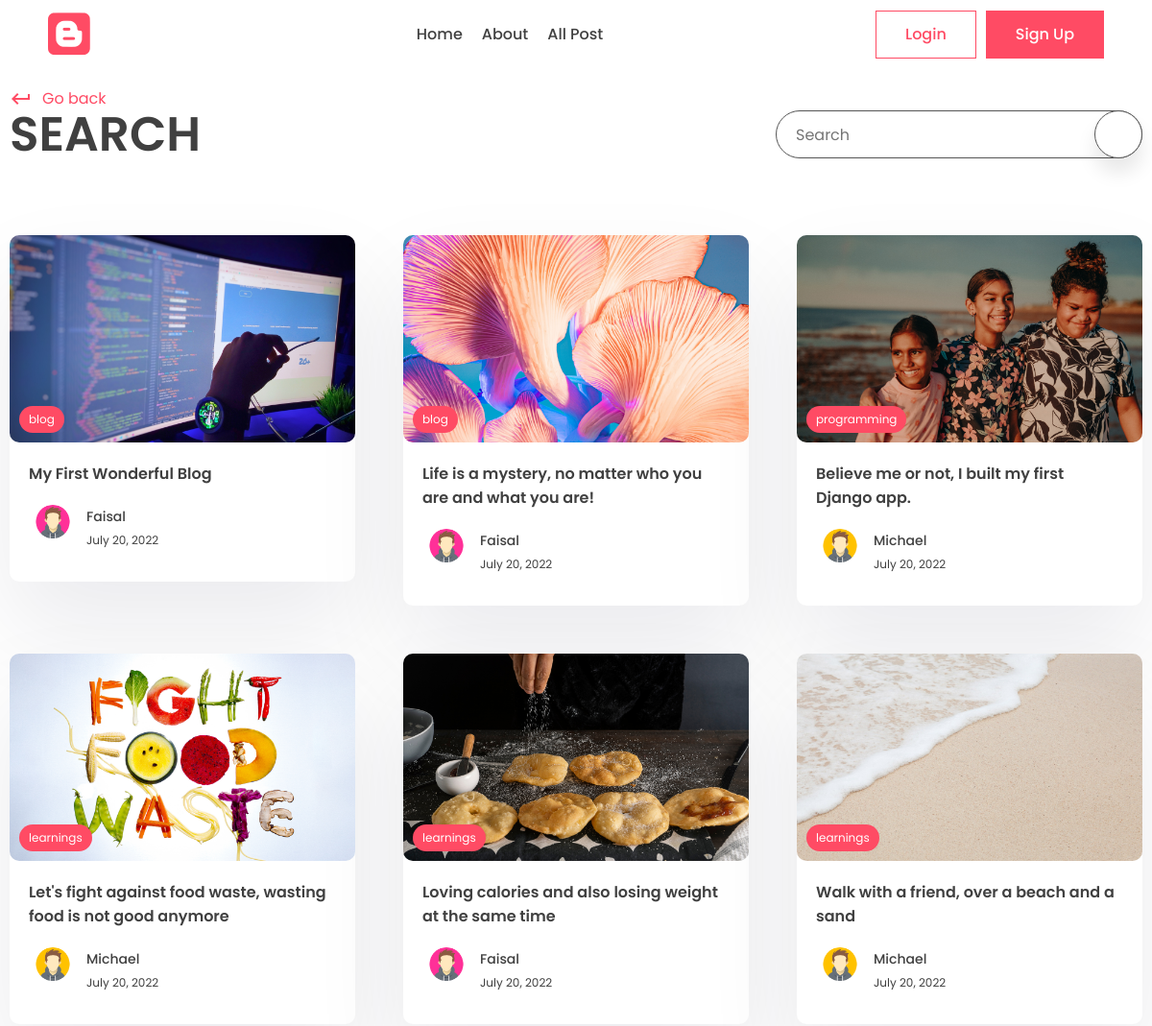
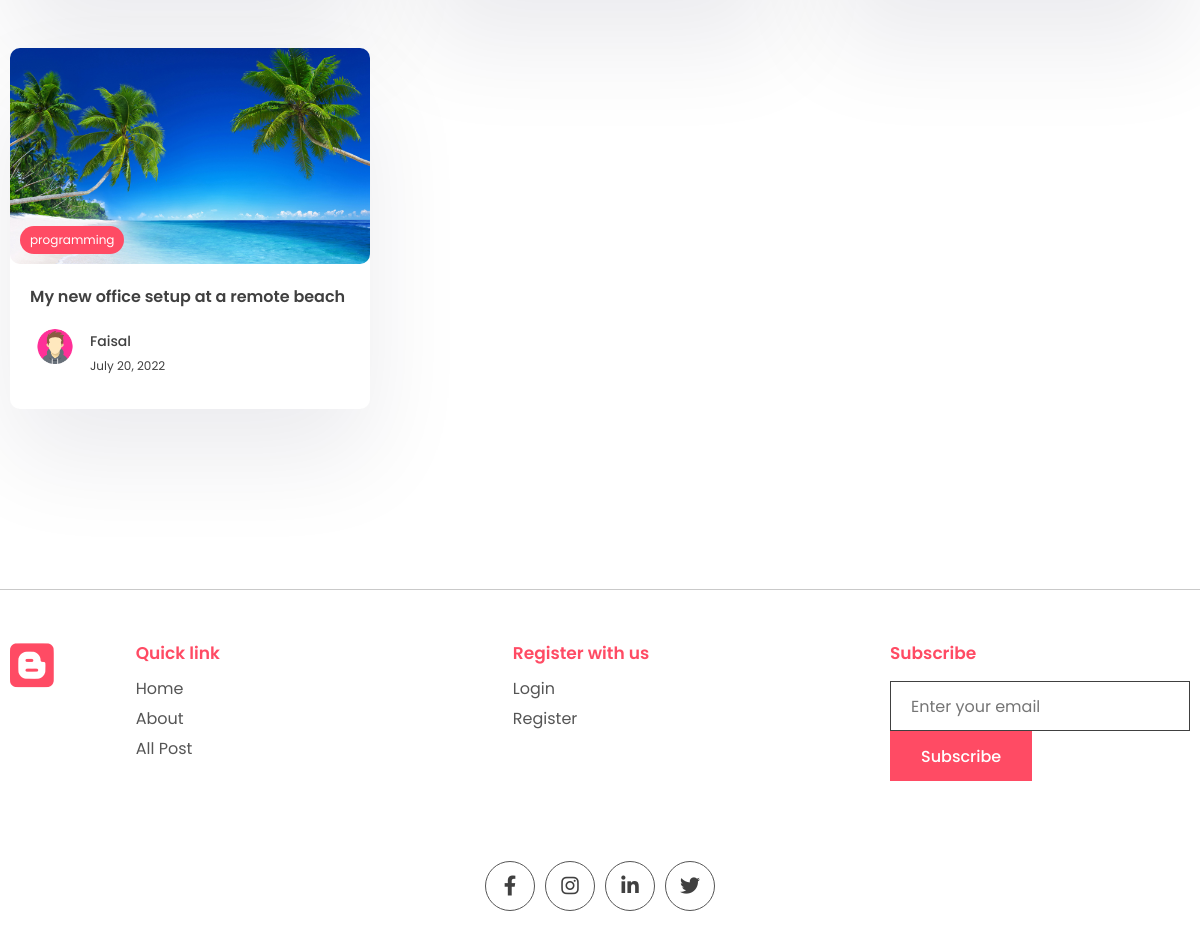
The app's page /search/ with its own data (2 pictures, top to bottom).
### blogapp/models.py (models this page shows, shortened)
class Post(models.Model):
    title=models.CharField(max_length=200)
    content = models.TextField()
    last_updated = models.DateTimeField(auto_now= True)
    slug = models.SlugField(max_length=200, unique=True)
    author = models.ForeignKey(User, on_delete= models.CASCADE)
    category = models.ForeignKey(Category, on_delete= models.CASCADE)
    tags = models.ManyToManyField(Tag, blank=True, related_name='post_tags')
    image = models.ImageField(null=True, blank=True, upload_to='images/')
    view_count = models.IntegerField(null=True, blank=True)
    likes = models.ManyToManyField(User, related_name='post_like', default=None, blank=True)
    bookmarks = models.ManyToManyField(User, related_name="bookmarks", default=None, blank=True)
    is_featured = models.BooleanField()

class Tag(models.Model):
    name = models.CharField(max_length=100)
    description = models.CharField(max_length=100)
    slug = models.SlugField(max_length=200, unique=True)

class Profile(models.Model):
    user = models.OneToOneField(User, on_delete=models.CASCADE)
    profile_image = models.ImageField()
    slug = models.SlugField(max_length=200, unique=True)

### blogapp/views.py (the view)
# urls.py: path("search/", views.search_posts, name="search"),
def search_posts(request):
    search_query = ''
    if request.GET.get('q'):
        search_query = request.GET.get('q')
    posts = Post.objects.filter(title__icontains = search_query)
    print(search_query)
    context = {'posts':posts, 'search_query':search_query, 'subscribe_form':SubscribeForm()}
    return render(request, 'blogapp/search.html', context)

### blogapp/form.py
class SubscribeForm(forms.ModelForm):
    class Meta:
        model=Subscribe
        fields = '__all__'
        labels = {'email': _('')}
    def __init__(self, *args, **kwargs):
        super(SubscribeForm, self).__init__(*args, **kwargs)
        self.fields['email'].widget.attrs['placeholder'] = 'Enter your email'

### blogapp/templates/blogapp/search.html (shortened to what this page needs)
{% extends "base.html" %}
{% block content %}
    <main>
      <div class="container">
        <div class="page-top">
          <div class="top flex">
            <div class="page-name">
              <a href="{{request.META.HTTP_REFERER}}" class="learn">
                <span class="material-icons"> keyboard_return </span> Go back
              </a>
              <h1>Search</h1>
            </div>
            <form class="search-bar s-active" method="GET">
              <input type="text" name="q" placeholder="Search" value="{{search_query}}" />
              <button type="submit" class="animated-search">
              </button>
            </form>
          </div>
        </div>
      </div>
    </main>
    <section class="sp">
      <div class="container">
        <div class="grid">
        {% for post in posts %}
          <a href="{% url 'post_page' post.slug %}">
            <div class="card">
              <div class="post-img">
                <img src="{{post.image.url}}" alt="" />
                <div class="tag">{{post.tags.all.0.name}}</div>
              </div>
              <div class="card-content">
                <h3>
                  {{post.title}}
                </h3>
                <div class="author">
                  <div class="profile-pic">
                    <img src="{{post.author.profile.profile_image.url}}" alt="" />
                  </div>
                  <div class="details">
                    <p>{{post.author.first_name}}</p>
                    <small>{{post.last_updated|date}}</small>
                  </div>
                </div>
              </div>
            </div>
          </a>
        {% endfor %}
        </div>
      </div>
    </section>
{% endblock content %}

### blogapp/static/blogapp/style.css (style rules this page uses)
* { margin: 0; padding: 0; box-sizing: border-box; text-decoration: none; border: none; outline: none; list-style: none; font-family: 'Poppins', sans-serif; color: var(--black); }
:root { --red: #FF4B64; --black: #404040; --des: #555555; --shadow: #ffffff1a 0px 1px 1px 0px inset, #32325d40 0px 50px 100px -20px, #0000004d 0px 30px 60px -30px; --shadow2: rgba(17, 12, 46, 0.084) 0px 48px 100px 0px; }
html { font-size: 62.5%; }
[class *="grid"] { display: grid; }
img { width: 100%; }
.container { max-width: 1220px; margin: auto; padding: 0 10px; }
p, a { font-size: 1.6rem; color: var(--des); }
input, textarea { font-size: 1.6rem; color: var(--black); }
.search-bar, .animated-search { width: 5rem; aspect-ratio: 1/1; border: 1px solid var(--des); border-radius: 50%; display: flex; align-items: center; justify-content: center; background: white; box-shadow: 0 15px 20px #00000018; cursor: pointer; margin-top: 10rem; z-index: 2; }
.search-bar input { display: none; }
.search-bar { box-shadow: unset; border: none; }
.search-bar .animated-search { margin-top: 0; }
.s-active { width: fit-content; border-radius: 5rem; height: 5rem; aspect-ratio: unset; position: relative; padding: 0 6rem; padding-left: 2rem; border: 1px solid var(--des); }
.s-active input { width: 30rem; font-style: 1.6rem; height: calc(100% - 2px); display: block; }
.s-active .animated-search { position: absolute !important; top: 50%; transform: translateY(-50%); right: -1px; }
.newslatter input { border: 1px solid var(--black); height: 5rem; width: 30rem; padding: 0 2rem; }
.sp { padding: 8rem 0; }
.post-img { height: 40rem; width: 100%; overflow: hidden; border-radius: 1rem; }
.post-img img { height: 100%; object-fit: cover; object-position: center; }
.learn { display: flex; align-items: center; gap: 1rem; color: var(--red); margin-top: 2rem; }
.learn span { color: #FF4B64; }
.card { background: white; box-shadow: var(--shadow2); border-radius: 1rem; cursor: pointer; transition: 0.3s; }
.post-img { position: relative; }
.tag { position: absolute; bottom: 1rem; left: 1rem; background: var(--red); color: white; border-radius: 5rem; padding: .5rem 1rem; font-size: 1.2rem; }
.card-content { padding: 2rem; padding-bottom: 3rem; }
.card h3 { font-size: 1.6rem; font-weight: 600; }
.card .post-img { width: 100%; height: unset; aspect-ratio: 1/0.6; }
.author { display: flex; align-items: center; gap: 1rem; margin-top: 2rem; }
.profile-pic { width: 5rem; aspect-ratio: 1/1; border-radius: 50%; overflow: hidden; }
.author p { color: var(--black); font-weight: 500; font-size: 1.4rem; }
.author small { color: var(--black); font-size: 1.2rem; }
.page-name h1 { font-size: 5rem; text-transform: uppercase; font-weight: 600; line-height: 5rem; }
.flex { display: flex; align-items: flex-end; justify-content: space-between; }
.flex .search-bar { margin-top: 0; }
.grid { grid-template-columns: repeat(3, 1fr); gap: 5rem; }

### records on screen
Post: image (picture), tags.all.0.name "blog", title "My First Wonderful Blog", author.profile.profile_image (picture), author.first_name "Faisal", last_updated "July 20, 2022"
Post: image (picture), tags.all.0.name "blog", title "Life is a mystery, no matter who you are and what you are!", author.profile.profile_image (picture), author.first_name "Faisal", last_updated "July 20, 2022"
Post: image (picture), tags.all.0.name "programming", title "Believe me or not, I built my first Django app.", author.profile.profile_image (picture), author.first_name "Michael", last_updated "July 20, 2022"
Post: image (picture), tags.all.0.name "learnings", title "Let's fight against food waste, wasting food is not good anymore", author.profile.profile_image (picture), author.first_name "Michael", last_updated "July 20, 2022"
Post: image (picture), tags.all.0.name "learnings", title "Loving calories and also losing weight at the same time", author.profile.profile_image (picture), author.first_name "Faisal", last_updated "July 20, 2022"
Post: image (picture), tags.all.0.name "learnings", title "Walk with a friend, over a beach and a sand", author.profile.profile_image (picture), author.first_name "Michael", last_updated "July 20, 2022"
Post: image (picture), tags.all.0.name "programming", title "My new office setup at a remote beach", author.profile.profile_image (picture), author.first_name "Faisal", last_updated "July 20, 2022"
